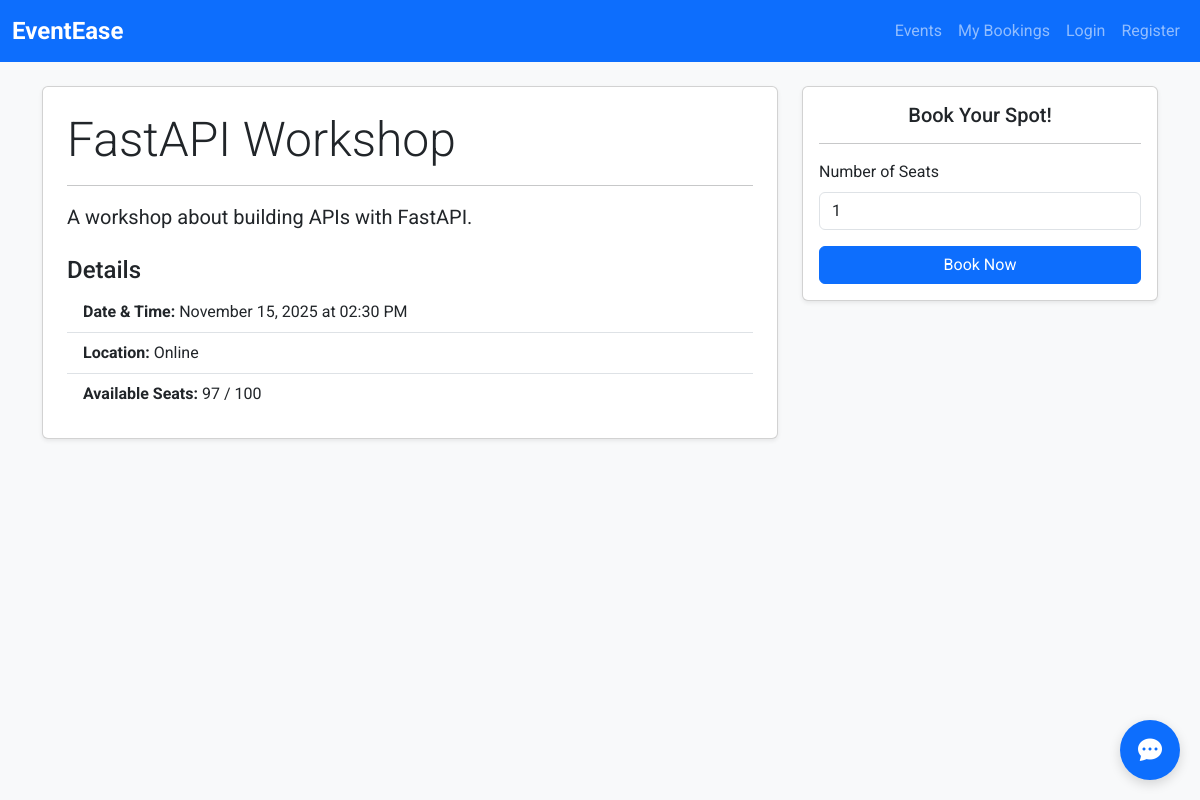
Before: /events/1 with the older database file.
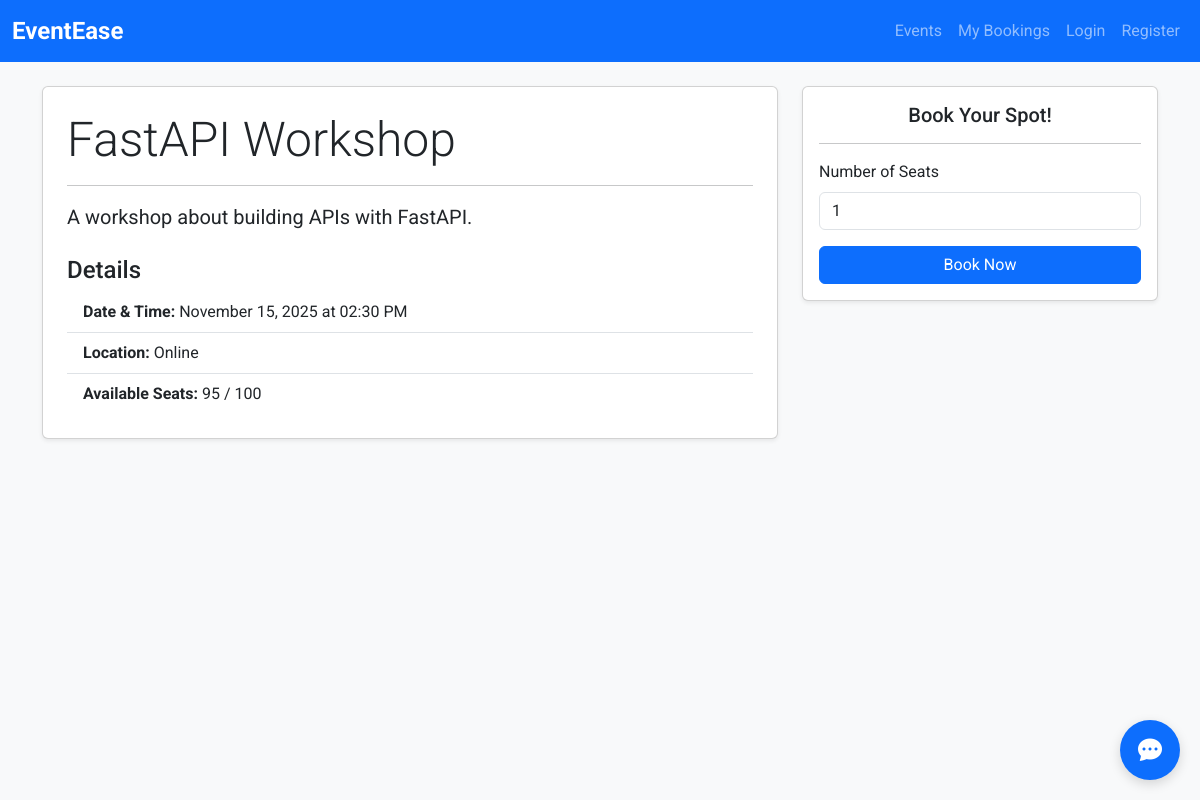
After: the same page with the newer database file.
### models.py (models this page shows)
class Event(Base):
    __tablename__ = "events"
    id = Column(Integer, primary_key=True, index=True)
    title = Column(String, index=True, nullable=False)
    description = Column(String)
    location = Column(String, nullable=False)
    date_time = Column(DateTime, nullable=False)
    total_seats = Column(Integer, nullable=False)
    available_seats = Column(Integer, nullable=False)
    creator_id = Column(Integer, ForeignKey("users.id"))
    creator = relationship("User", back_populates="events")
    bookings = relationship("Booking", back_populates="event")

### app.py (the view)
@app.get("/events/{event_id}", include_in_schema=False)
def get_event_detail_page(request: Request, event_id: int, db: Session = Depends(get_db)):
    event = event_crud.get_event(db, event_id=event_id)
    if not event:
         raise HTTPException(status_code=status.HTTP_404_NOT_FOUND, detail="Event not found")
    return templates.TemplateResponse("event_detail.html", {"request": request, "event": event})

### templates/event_detail.html (shortened to what this page needs)
{% extends "base.html" %}
{% block content %}
<div class="row">
    <div class="col-lg-8 mb-4">
        <div class="card shadow-sm h-100">
            <div class="card-body p-4">
                <h1 class="display-5">{{ event.title }}</h1>
                <hr>
                <p class="fs-5">{{ event.description }}</p>
                <h4 class="mt-4">Details</h4>
                <ul class="list-group list-group-flush">
                    <li class="list-group-item">
                        <strong>Date & Time:</strong> {{ event.date_time.strftime('%B %d, %Y at %I:%M %p') }}
                    </li>
                    <li class="list-group-item">
                        <strong>Location:</strong> {{ event.location }}
                    </li>
                    <li class="list-group-item">
                        <strong>Available Seats:</strong> {{ event.available_seats }} / {{ event.total_seats }}
                    </li>
                </ul>
            </div>
        </div>
    </div>
    <div class="col-lg-4 mb-4">
        <div class="card shadow-sm">
            <div class="card-body">
                <h5 class="card-title text-center">Book Your Spot!</h5>
                <hr>
                <form id="booking-form">
                    <div class="mb-3">
                        <label for="number_of_seats" class="form-label">Number of Seats</label>
                        <input type="number" class="form-control" id="number_of_seats" value="1" min="1" max="{{ event.available_seats }}" required>
                    </div>
                    <button type="submit" class="btn btn-primary w-100">Book Now</button>
                </form>
            </div>
        </div>
    </div>
</div>
{% endblock %}

Changed rows visible on the page:
changed Event "FastAPI Workshop": available_seats "97" → "95"
